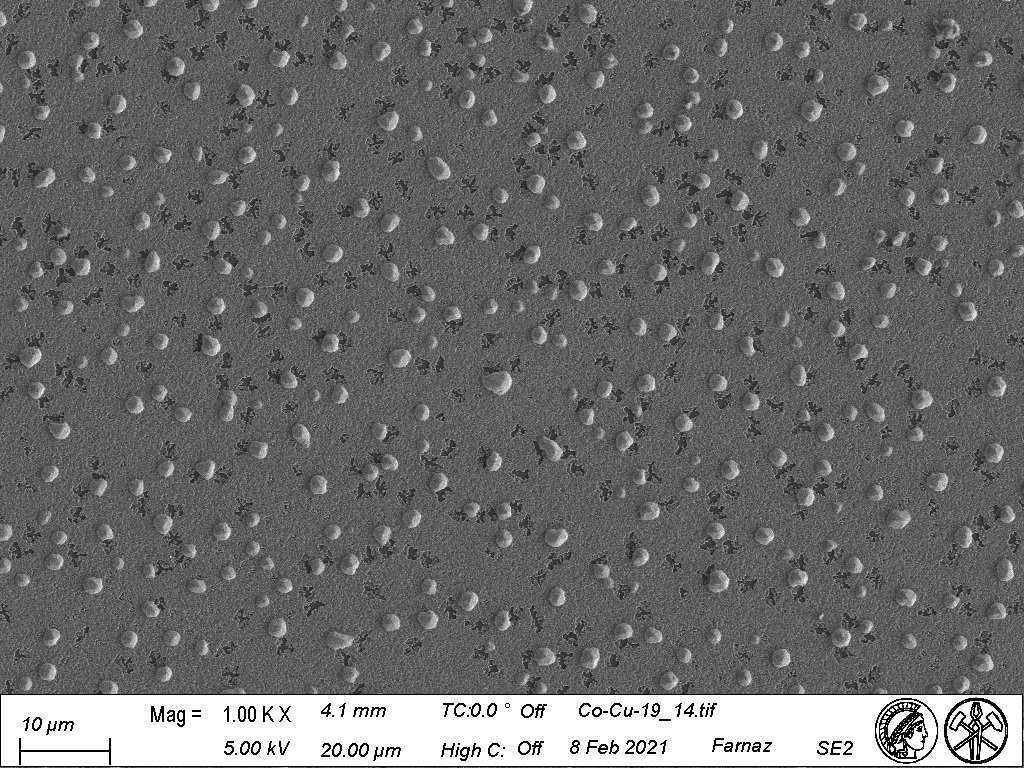
#> input picture 600C_2hrs/Co-Cu-19_14/Co-Cu-19_14.tif, 1024 x 768 px
$ python Co-Cu-19_14.py
#> lines starting #> are read from the running program, lines starting #| are printed output that depends on the picture; after the words box and inside, x2 and y2 are one past the last pixel; in counts of white or black regions, pixels touching at a corner belong together
# -*- coding: utf-8 -*-
"""
Created on Sat Jun 25 15:51:46 2022

@author: FireT
"""


from skimage import measure, io, img_as_ubyte
import matplotlib.pyplot as plt
from skimage.color import label2rgb, rgb2gray
import numpy as np
import cv2
import scipy
from scipy.stats import norm
from skimage import morphology


# The input image.
image = cv2.imread("Co-Cu-19_14.tif",0)
#> image is the input picture: shape (768, 1024); min 0, max 255, mean 107
image=image[0:696, :]
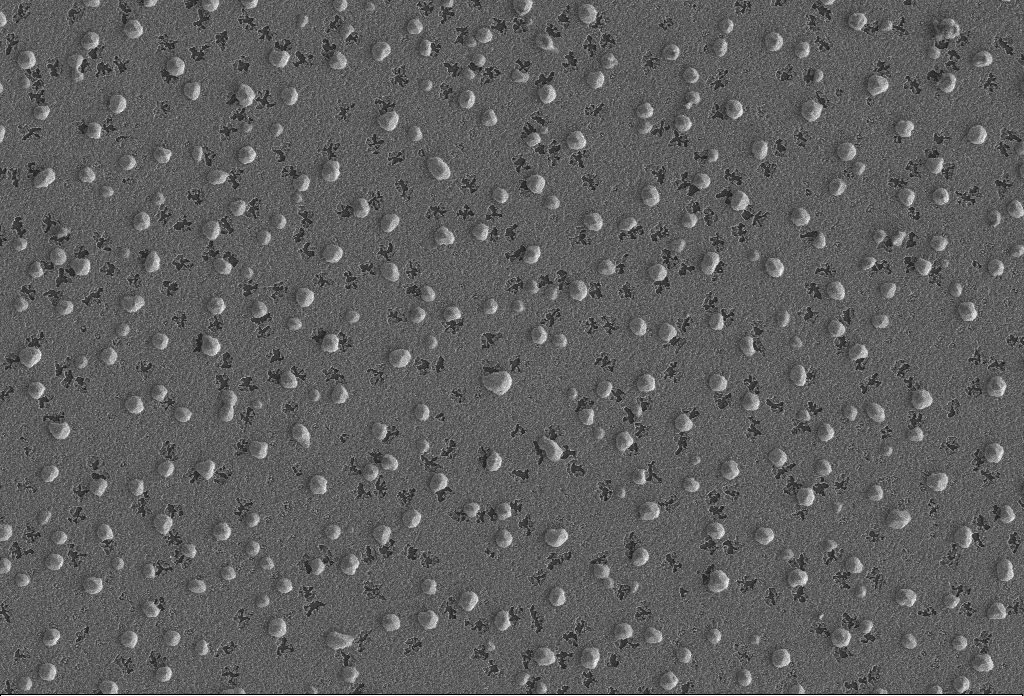
#> image: shape (696, 1024); min 0, max 255, mean 95.1
scale = 0.1116 #microns/pixel
Pixelcut= 100 #Minimum pixel Size

alpha = 1 # Contrast control (1.0-3.0)
beta = 0 # Brightness control (0-100)

image = cv2.convertScaleAbs(image, alpha=alpha, beta=beta)

#cv2.imshow('original', image)
#cv2.waitKey()

#plt.hist(image.flat, bins=100, range=(0,150))  #.flat returns the flattened numpy array (1D)


from skimage.filters import threshold_otsu #binary image

ret, thresh=cv2.threshold(image,0,255,cv2.THRESH_BINARY+cv2.THRESH_OTSU)
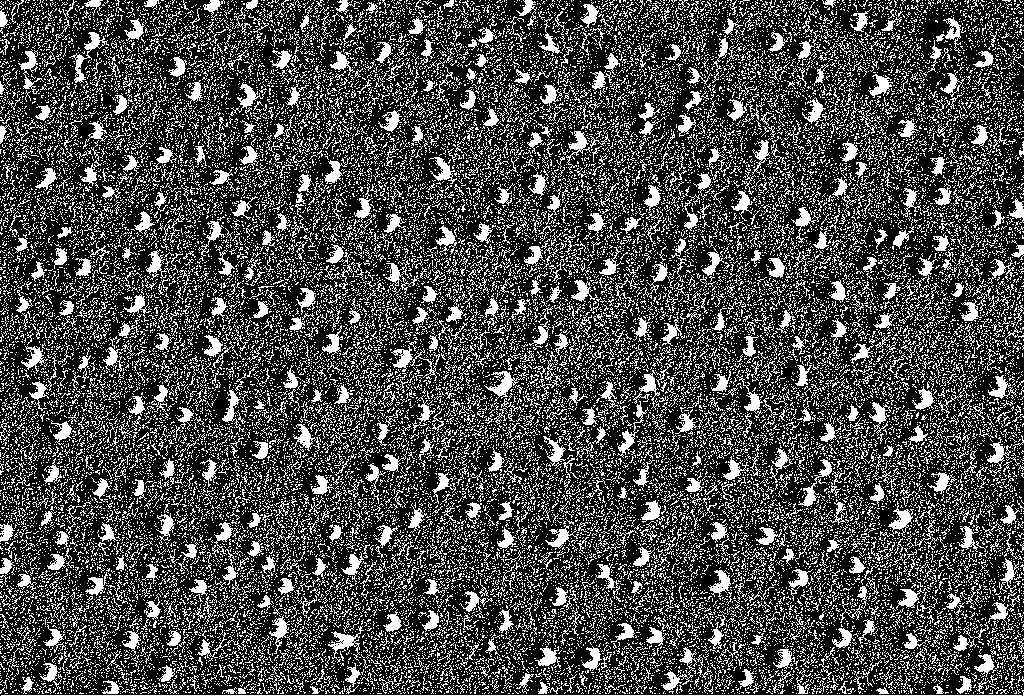
#> thresh: shape (696, 1024); 28.3% white in thin lines or dots
#> ret = 103


#Generate thresholded image
#thresholded_img = image > threshold
#plt.imshow(thresholded_img,cmap='gray')


#Remove edge touching regions
from skimage.segmentation import clear_border
edge_touching_removed = clear_border(thresh)
#> edge_touching_removed: shape (696, 1024); 27.6% white in thin lines or dots
#plt.imshow(edge_touching_removed)


kernel=np.ones ((3,3),np.uint8)
eroded=cv2.erode(edge_touching_removed,kernel,iterations=1)
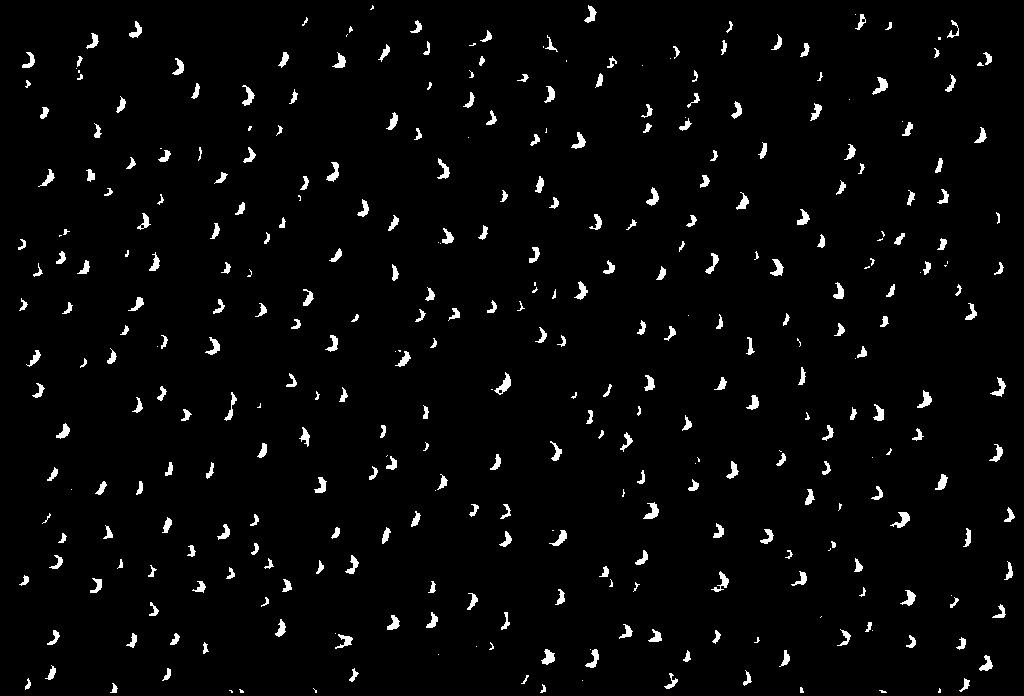
#> eroded: shape (696, 1024); 2.9% white; 363 white regions (75 under 20 px), largest, box (x1, y1, x2, y2) and area: (494, 372, 511, 395) 152, (890, 512, 910, 528) 141, (643, 502, 659, 519) 138
dilated=cv2.dilate(eroded,kernel,iterations=2)
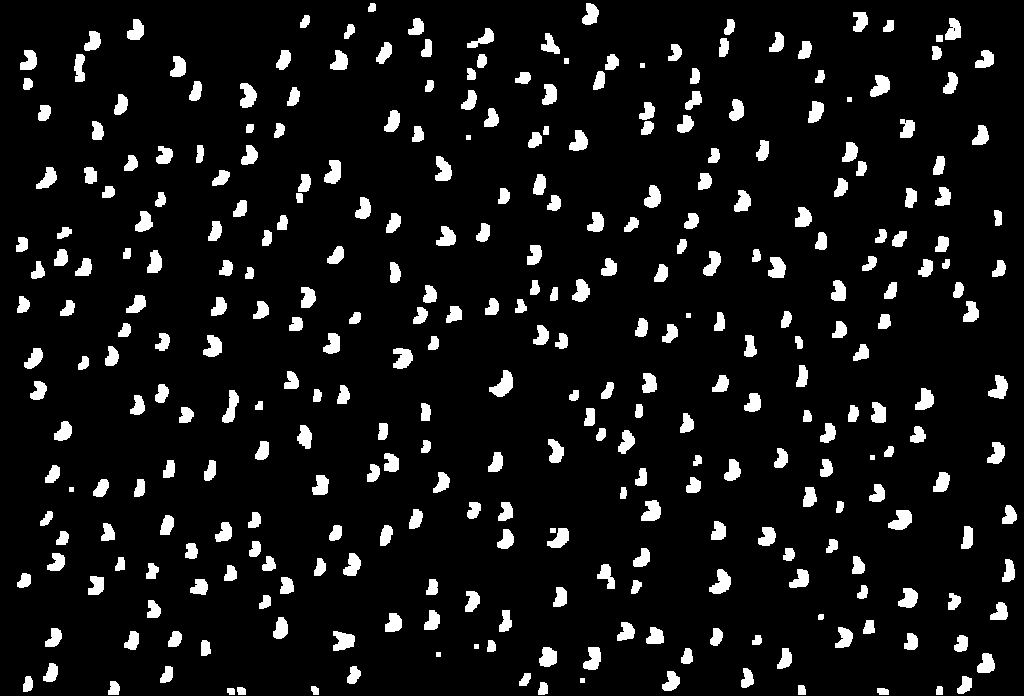
#> dilated: shape (696, 1024); 8.2% white; 328 white regions
# [12 lines of commented-out code are left out]

label_image = measure.label(dilated, connectivity=image.ndim)
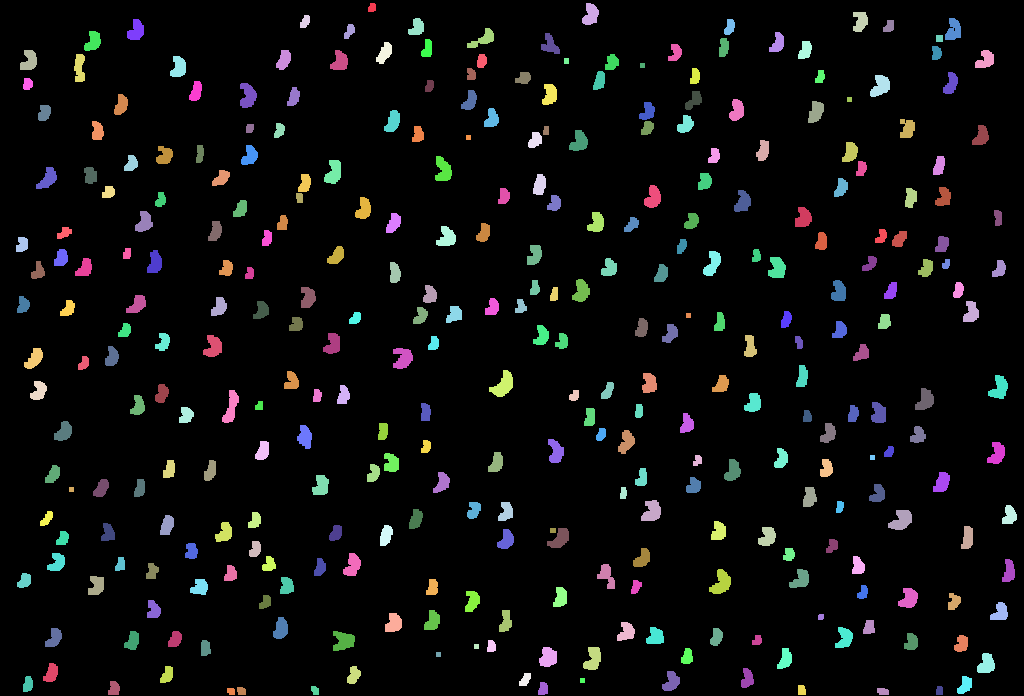
#> label_image: shape (696, 1024) int64; 329 distinct labels, from 0 to 328; one colour per label, 0 black


#Removal of small sized particles
label_image = morphology.remove_small_objects(label_image, Pixelcut)
#> label_image: shape (696, 1024) int64; 285 distinct labels, from 0 to 322
#plt.imshow(label_image,cmap='Blue',interpolation='none')

#plt.imshow(label_image)
#Return an RGB image where color-coded labels are painted over the image.
#Using label2rgb

image_label_overlay = label2rgb(label_image, image=image)
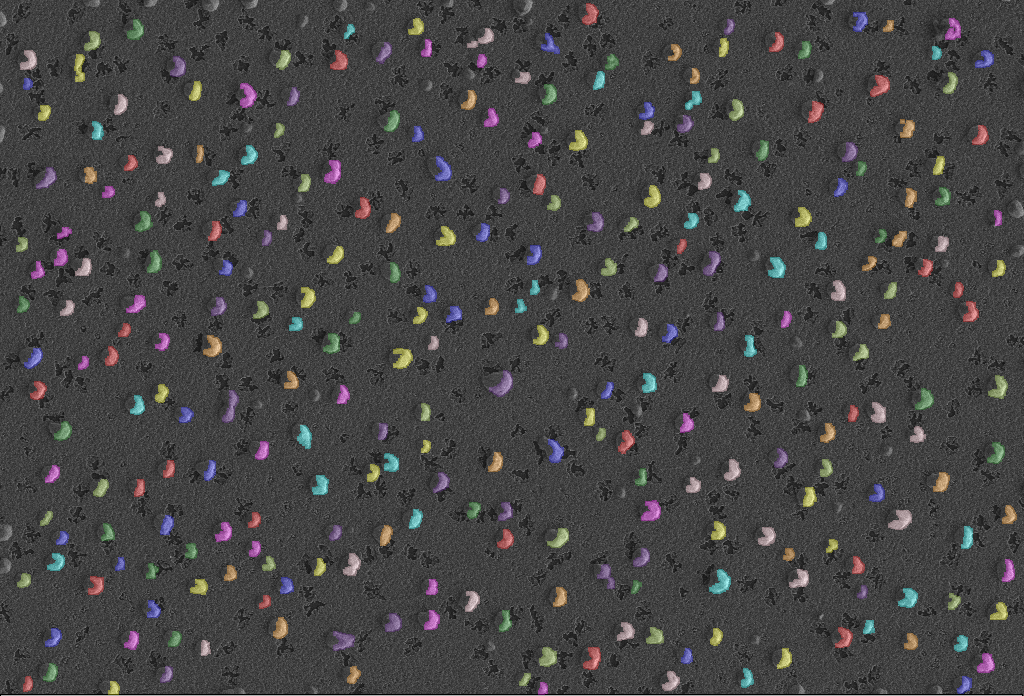
#> image_label_overlay: shape (696, 1024, 3) float64; mean R, G, B 0.275, 0.272, 0.272
#plt.imshow(image_label_overlay)

plt.imsave("labeled_Co-cu_05.jpg", image_label_overlay)


#################################################
#Calculate properties
#Using regionprops or regionprops_table
all_props=measure.regionprops(label_image, image)
#> all_props = 284 regions; largest, box (x1, y1, x2, y2) and area: (489, 370, 513, 397) 357, (709, 569, 731, 594) 331, (888, 510, 912, 530) 326, (333, 631, 355, 651) 313, (641, 500, 661, 521) 306
#Can print various parameters for all objects
for prop in all_props:
    print('Label: {} Area: {}'.format(prop.label, prop.area))
#> this loop made 284 passes
#| Label: 2 Area: 257.0
#| Label: 3 Area: 227.0
#| Label: 5 Area: 193.0
#| Label: 6 Area: 255.0
#| Label: 7 Area: 251.0
#| Label: 8 Area: 128.0
#| Label: 9 Area: 103.0
#| Label: 10 Area: 107.0
#> (further printed lines are left out)

#Compute image properties and return them as a pandas-compatible table.
#Available regionprops: area, bbox, centroid, convex_area, coords, eccentricity,
# equivalent diameter, euler number, label, intensity image, major axis length,
#max intensity, mean intensity, moments, orientation, perimeter, solidity, and many more

props = measure.regionprops_table(label_image, image,
                          properties=['label',
                                      'area', 'equivalent_diameter',
                                      'mean_intensity', 'solidity'])
#> props = 5 items

import pandas as pd
df = pd.DataFrame(props)
#> df = table of 284 rows and 5 columns
print(df.head())

#To delete small regions...
#df = df[df['area'] > 0]

print(df.head())

#######################################################
#Convert to micron scale
df['area_sq_microns'] = df['area'] * (scale**2)
df['equivalent_diameter_microns'] = df['equivalent_diameter'] * (scale)
print(df.head())


df.to_csv('measurements-100pixdel.csv')


#size distrib
import seaborn as sns

sns.set_style('white')

#sns.distplot(df.area_sq_microns)
